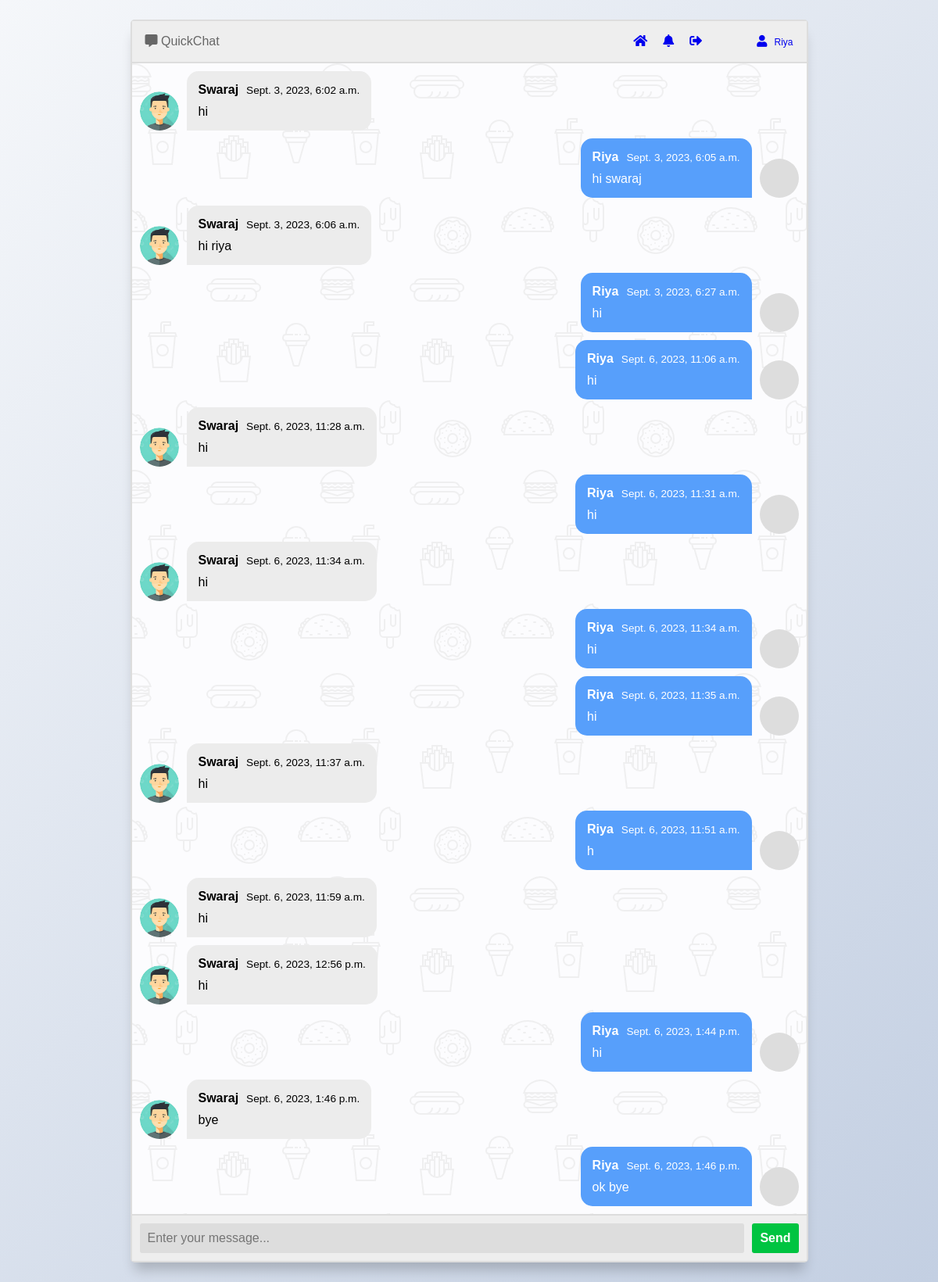
Page /11/ (signed in) on the committed database.
### chatapp/models.py (models this page shows, shortened)
class ChatMessage(models.Model):
    sender=models.ForeignKey(User,on_delete=models.CASCADE,related_name='sent_messages')
    receiver=models.ForeignKey(User,on_delete=models.CASCADE,related_name='received_messages')
    message=models.TextField()
    timestamp=models.DateTimeField(auto_now_add=True,blank=True,null=True)
    seen=models.BooleanField(default=False)

class UserProfile(models.Model):
    user=models.OneToOneField(User,on_delete=models.CASCADE,related_name='profile')
    email=models.CharField(max_length=100,blank=True,null=True)
    first_name=models.CharField(max_length=100,blank=True,null=True)
    last_name=models.CharField(max_length=100,blank=True,null=True)
    profile_pic=models.ImageField(upload_to='profile',blank=True,null=True)
    friends=models.ManyToManyField(User,blank=True,null=True,related_name='friends')

### chatapp/views.py (the view)
# urls.py: path('<int:user_id>/',chat_window,name='chat_window'),
@login_required
def chat_window(request,user_id):
    sender=request.user
    receiver=User.objects.get(pk=user_id)
    received_messages=list(request.user.received_messages.filter(sender=receiver))
    sent_messages=list(request.user.sent_messages.filter(receiver=receiver))
    all_messages=received_messages+sent_messages
    all_messages.sort(key=lambda x:x.timestamp)
    return render(request,'chat_window.html', {"other_user_id": user_id,'all_messages':all_messages})

### chatapp/templates/chat_window.html (shortened to what this page needs)
<!DOCTYPE html>
<html lang="en">
  {% load static %}
<head>
<link rel="stylesheet" href="https://cdnjs.cloudflare.com/ajax/libs/font-awesome/5.15.3/css/all.min.css">
<link href="{% static 'css/chat_window.css' %}" rel="stylesheet">
</head>
<body>
<section class="msger">
    <header class="msger-header">
      <div class="msger-header-title">
        <i class="fas fa-comment-alt"></i> QuickChat
      </div>
      <div class="msger-header-options">
        <a href="{% url 'index' %}"><i class="fas fa-home"></i></a>
        <a href="{% url 'notifications' %}"><i class="fas fa-bell animated-bell"></i></a>
        <a href="{% url 'logout' %}"><i class="fas fa-sign-out-alt"></i></a>
        <a href="{% url 'update_profile' %}" class="user-icon">
        <i class="fas fa-user"></i>
        <span class="username">{{request.user.first_name}}</span>
      </a>
      </div>
    </header>
    <main class="msger-chat">
      {% for message in all_messages %}
        {% if message.sender == request.user %}
          <div class="msg right-msg">
            <div class="msg-img" style="background-image: url({{ message.sender.profile.profile_pic.url }})"></div>
            <div class="msg-bubble">
              <div class="msg-info">
                <div class="msg-info-name">{{ message.sender.first_name }}</div>
                <div class="msg-info-time">{{ message.timestamp }}</div>
              </div>
              <div class="msg-text">
                {{ message.message }}
              </div>
            </div>
          </div>
        {% else %}
          <div class="msg left-msg">
            <div class="msg-img" style="background-image: url({{ message.sender.profile.profile_pic.url }})"></div>
            <div class="msg-bubble">
              <div class="msg-info">
                <div class="msg-info-name">{{ message.sender.first_name }}</div>
                <div class="msg-info-time">{{ message.timestamp }}</div>
              </div>
              <div class="msg-text">
                {{ message.message }}
              </div>
            </div>
          </div>
        {% endif %}
      {% endfor %}
    </main>
    <form class="msger-inputarea">
      <input type="text" class="msger-input" placeholder="Enter your message...">
      <button type="submit" class="msger-send-btn">Send</button>
    </form>
  </section>
</body>
</html>

### chatapp/static/css/chat_window.css (style rules this page uses)
:root { --body-bg: linear-gradient(135deg, #f5f7fa 0%, #c3cfe2 100%); --msger-bg: #fff; --border: 2px solid #ddd; --left-msg-bg: #ececec; --right-msg-bg: #579ffb; }
html { box-sizing: border-box; }
*, *:before, *:after { margin: 0; padding: 0; box-sizing: inherit; }
body { display: flex; justify-content: center; align-items: center; height: 100vh; background-image: var(--body-bg); font-family: Helvetica, sans-serif; }
.msger { display: flex; flex-flow: column wrap; justify-content: space-between; width: 100%; max-width: 867px; margin: 25px 10px; height: calc(100% - 50px); border: var(--border); border-radius: 5px; background: var(--msger-bg); box-shadow: 0 15px 15px -5px rgba(0, 0, 0, 0.2); }
.msger-header-options { display: flex; gap: 20px; }
.user-icon { font-size: 15px; margin-left: 50px; text-decoration: none; }
.username { font-size: 12px; padding-left: 5px; }
.animated-bell { animation: bellAnimation 0.5s infinite alternate; }
.msger-header { display: flex; justify-content: space-between; padding: 17px; border-bottom: var(--border); background: #eee; color: #666; }
.msger-chat { flex: 1; overflow-y: auto; padding: 10px; position: relative; }
.msg { display: flex; align-items: flex-end; margin-bottom: 10px; }
.msg:last-of-type { margin: 0; }
.msg-img { width: 50px; height: 50px; margin-right: 10px; background: #ddd; background-repeat: no-repeat; background-position: center; background-size: cover; border-radius: 50%; }
.msg-bubble { max-width: 450px; padding: 15px; border-radius: 15px; background: var(--left-msg-bg); }
.msg-info { display: flex; justify-content: space-between; align-items: center; margin-bottom: 10px; }
.msg-info-name { margin-right: 10px; font-weight: bold; }
.msg-info-time { font-size: 0.85em; }
.left-msg .msg-bubble { border-bottom-left-radius: 0; }
.right-msg { flex-direction: row-reverse; }
.right-msg .msg-bubble { background: var(--right-msg-bg); color: #fff; border-bottom-right-radius: 0; }
.right-msg .msg-img { margin: 0 0 0 10px; }
.msger-inputarea { display: flex; padding: 10px; border-top: var(--border); background: #eee; }
.msger-inputarea * { padding: 10px; border: none; border-radius: 3px; font-size: 1em; }
.msger-input { flex: 1; background: #ddd; }
.msger-send-btn { margin-left: 10px; background: rgb(0, 196, 65); color: #fff; font-weight: bold; cursor: pointer; transition: background 0.23s; }
.msger-chat { background-color: #fcfcfe; }

### rows in the picture
ChatMessage: sender.profile.profile_pic (picture), sender.first_name "Swaraj", timestamp "Sept. 3, 2023, 6:02 a.m.", message "hi"
ChatMessage: sender.first_name "Riya", timestamp "Sept. 3, 2023, 6:05 a.m.", message "hi swaraj"
ChatMessage: sender.profile.profile_pic (picture), sender.first_name "Swaraj", timestamp "Sept. 3, 2023, 6:06 a.m.", message "hi riya"
ChatMessage: sender.first_name "Riya", timestamp "Sept. 3, 2023, 6:27 a.m.", message "hi"
ChatMessage: sender.first_name "Riya", timestamp "Sept. 6, 2023, 11:06 a.m.", message "hi"
ChatMessage: sender.profile.profile_pic (picture), sender.first_name "Swaraj", timestamp "Sept. 6, 2023, 11:28 a.m.", message "hi"
ChatMessage: sender.first_name "Riya", timestamp "Sept. 6, 2023, 11:31 a.m.", message "hi"
ChatMessage: sender.profile.profile_pic (picture), sender.first_name "Swaraj", timestamp "Sept. 6, 2023, 11:34 a.m.", message "hi"
ChatMessage: sender.first_name "Riya", timestamp "Sept. 6, 2023, 11:34 a.m.", message "hi"
ChatMessage: sender.first_name "Riya", timestamp "Sept. 6, 2023, 11:35 a.m.", message "hi"
ChatMessage: sender.profile.profile_pic (picture), sender.first_name "Swaraj", timestamp "Sept. 6, 2023, 11:37 a.m.", message "hi"
ChatMessage: sender.first_name "Riya", timestamp "Sept. 6, 2023, 11:51 a.m.", message "h"
ChatMessage: sender.profile.profile_pic (picture), sender.first_name "Swaraj", timestamp "Sept. 6, 2023, 11:59 a.m.", message "hi"
ChatMessage: sender.profile.profile_pic (picture), sender.first_name "Swaraj", timestamp "Sept. 6, 2023, 12:56 p.m.", message "hi"
ChatMessage: sender.first_name "Riya", timestamp "Sept. 6, 2023, 1:44 p.m.", message "hi"
ChatMessage: sender.profile.profile_pic (picture), sender.first_name "Swaraj", timestamp "Sept. 6, 2023, 1:46 p.m.", message "bye"
ChatMessage: sender.first_name "Riya", timestamp "Sept. 6, 2023, 1:46 p.m.", message "ok bye"

### other values in the picture
{{ request.user.first_name }} "Riya"
